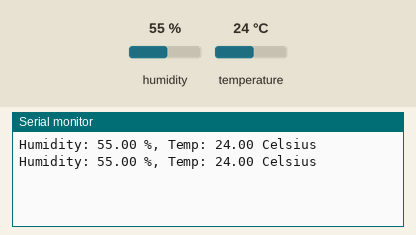
Recording of a sketch running on a simulated Arduino Uno, built with avr-gcc and run on an emulated ATmega328P. Shown: the last lines printed to the serial monitor. Wiring (inferred from the names in the program): DHT22 sensor: data pin 4. Inputs (shaded band) come from the test bench; at power-on: humidity 55 %, temperature 24 °C.

Above: at 5.3 s.
5.4 s: humidity set to 22 %
At 7.8 s:
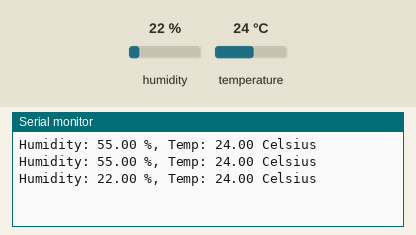
9.0 s: temperature set to 12 °C
At 9.9 s:
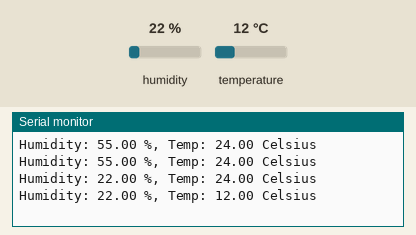
12.6 s: humidity set to 40 %
At 15.4 s:
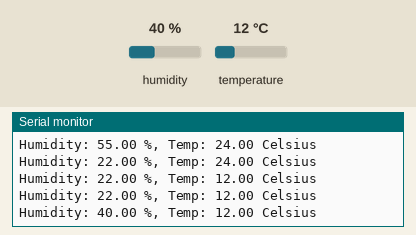
Timing chart, 0 to 16.9 s (numbered marks = the images above; inputs shaded):
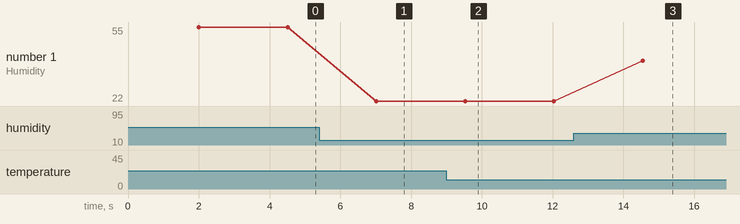

Measured:
- after the input at 5.4 s, the serial monitor: prints a new line after 1.6 s (image 1)
- after the input at 9.0 s, the serial monitor: prints a new line after 0.53 s (image 2)
- after the input at 12.6 s, the serial monitor: prints a new line after 1.9 s (image 3)
- plotted number 1: 55 → 22 after the input at 5.4 s, 22 → 40 after the input at 12.6 s

The sketch:

dht22Teste2.ino
```cpp
#include <Adafruit_Sensor.h>

#include <DHT_U.h>

//Libraries
#include <DHT.h>;

//Constants
#define DHTPIN 4
#define DHTTYPE DHT22
DHT dht(DHTPIN, DHTTYPE);


//Variables
int chk;
float hum;  //Stores humidity value
float temp; //Stores temperature value

void setup()
{
  pinMode(4, OUTPUT);
  Serial.begin(9600);
  dht.begin();
}

void loop()
{
    delay(2000);
    hum = dht.readHumidity();
    temp= dht.readTemperature();
    Serial.print("Humidity: ");
    Serial.print(hum);
    Serial.print(" %, Temp: ");
    Serial.print(temp);
    Serial.println(" Celsius");
    delay(500); //Delay 2 sec.
}
```
